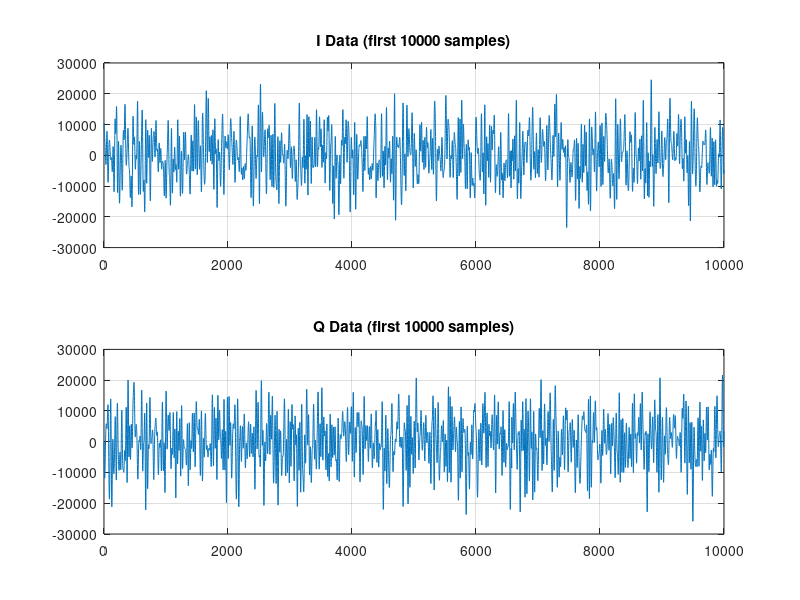
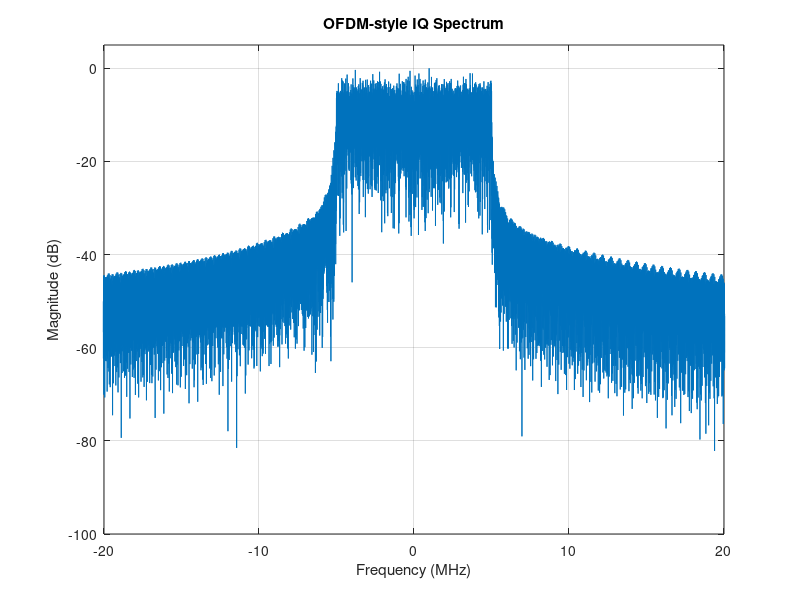

MATLAB code for these plots, in order:
clc; clear; close all;

%% =========================
%  参数设置
%% =========================
rng(1);                        % 固定随机种子，便于复现

fs         = 122.88e6;         % 采样率
target_bw  = 10e6;             % 目标带宽（约10MHz）
Nfft       = 2048;             % OFDM IFFT点数
cp_len     = 144;              % 循环前缀长度
num_sym    = 50;              % OFDM符号个数
M          = 4;                % QPSK: M=4

% 子载波间隔
scs = fs / Nfft;               % Hz
fprintf('子载波间隔 = %.2f kHz\n', scs/1e3);

% 根据目标带宽决定使用的子载波数
used_sc = floor(target_bw / scs);   
used_sc = 2 * floor(used_sc / 2);   % 调整为偶数，便于左右对称分配

actual_bw = used_sc * scs;
fprintf('使用子载波数 = %d\n', used_sc);
fprintf('实际占用带宽 = %.3f MHz\n', actual_bw/1e6);

%% =========================
%  生成QPSK调制符号
%% =========================
% QPSK星座图：单位平均功率
qpsk_table = [1+1j; -1+1j; -1-1j; 1-1j] / sqrt(2);

% 随机生成 [0,1,2,3]
data_idx = randi([0 M-1], used_sc, num_sym);

% 映射成QPSK复数符号
data_sym = qpsk_table(data_idx + 1);

%% =========================
%  逐个OFDM符号构造频域并做IFFT
%% =========================
ofdm_stream = [];

center_bin = Nfft/2 + 1;       % fftshift后直流所在位置
half_sc    = used_sc / 2;

for n = 1:num_sym
    
    % 频域中心对齐表示：左边负频，右边正频，中间是DC
    Xc = zeros(Nfft, 1);
    
    % 负频部分：放在 DC 左边
    Xc(center_bin - half_sc : center_bin - 1) = data_sym(1:half_sc, n);
    
    % 正频部分：放在 DC 右边
    Xc(center_bin + 1 : center_bin + half_sc) = data_sym(half_sc+1:end, n);
    
    % 转成ifft输入顺序
    X = ifftshift(Xc);
    
    % IFFT 生成时域 OFDM 信号
    x = ifft(X, Nfft);
    
    % 可选归一化，避免不同参数下功率变化太大
    x = x * sqrt(Nfft / used_sc);
    
    % 加循环前缀
    x_cp = [x(end-cp_len+1:end); x];
    
    % 拼接到连续输出流
    ofdm_stream = [ofdm_stream; x_cp];
end

%% =========================
%  量化到 int16（I/Q都是有符号数）
%% =========================
% 统一缩放，I/Q使用同一个缩放系数
peak_val = max([max(abs(real(ofdm_stream))), max(abs(imag(ofdm_stream)))]);

% 留5%余量，防止满幅
scale = 0.95 * 32767 / peak_val;

I = round(real(ofdm_stream) * scale);
Q = round(imag(ofdm_stream) * scale);

% 饱和裁剪
I(I >  32767) =  32767;
I(I < -32768) = -32768;
Q(Q >  32767) =  32767;
Q(Q < -32768) = -32768;

% 转为 int16
I_i16 = int16(I);
Q_i16 = int16(Q);

%% =========================
%  打包为32bit：高16bit=Q，低16bit=I
%% =========================
% 转为补码形式的 uint16
I_u16 = typecast(I_i16(:), 'uint16');
Q_u16 = typecast(Q_i16(:), 'uint16');

% 打包： [31:16]=Q, [15:0]=I
packed_u32 = bitor(uint32(I_u16), bitshift(uint32(Q_u16), 16));

%% =========================
%  输出文件
%% =========================

% 1) 输出32bit十六进制，每行一个样点
fid = fopen('IQ_Data.mem', 'w');
for k = 1:length(packed_u32)
    fprintf(fid, '%08X\n', packed_u32(k));
end
fclose(fid);

fprintf('已生成文件：IQ_Data.mem\n');
fprintf('总输出点数 = %d\n', length(packed_u32));

%% =========================
%  简单显示前10个数据
%% =========================
disp('前10个32bit十六进制输出：');
for k = 1:10
    fprintf('%08X\n', packed_u32(k));
end

%% =========================
%  画图检查
%% =========================

% 时域I/Q
figure;
subplot(2,1,1);
plot(double(I_i16(1:10000)));
title('I Data (first 10000 samples)');
grid on;

subplot(2,1,2);
plot(double(Q_i16(1:10000)));
title('Q Data (first 10000 samples)');
grid on;

% 频谱
Nplot = min(length(ofdm_stream), 65536);
sig_plot = double(I_i16(1:Nplot)) + 1j*double(Q_i16(1:Nplot));
S = fftshift(fft(sig_plot, 65536));
f = (-32768:32767) * (fs / 65536) / 1e6;

figure;
plot(f, 20*log10(abs(S)/max(abs(S)) + 1e-12));
xlabel('Frequency (MHz)');
ylabel('Magnitude (dB)');
title('OFDM-style IQ Spectrum');
grid on;
xlim([-20 20]);
ylim([-100 5]);
